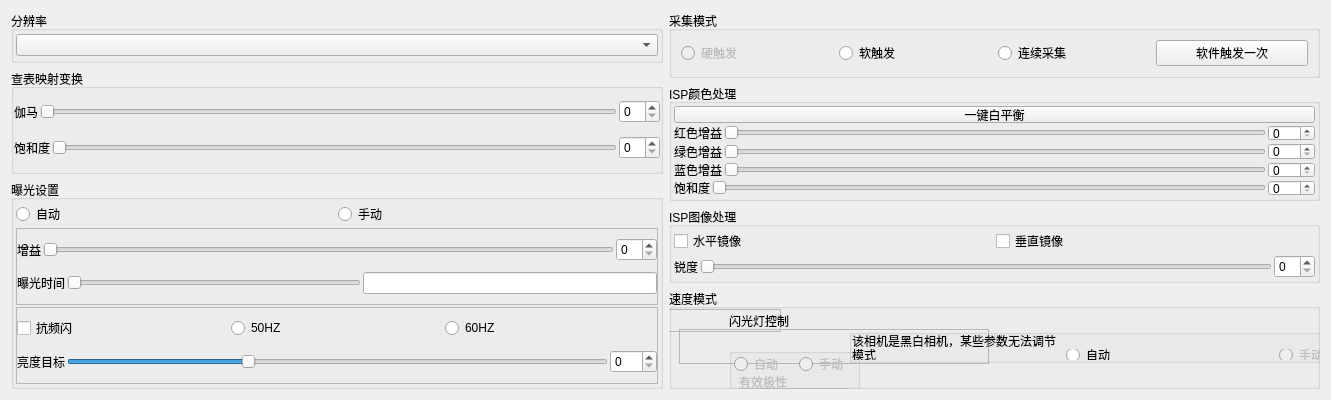
<?xml version="1.0" encoding="UTF-8"?>
<ui version="4.0">
 <class>MVCAMFullSettingsWidget</class>
 <widget class="QWidget" name="MVCAMFullSettingsWidget">
  <property name="geometry">
   <rect>
    <x>0</x>
    <y>0</y>
    <width>1331</width>
    <height>400</height>
   </rect>
  </property>
  <property name="minimumSize">
   <size>
    <width>596</width>
    <height>400</height>
   </size>
  </property>
  <property name="windowTitle">
   <string>MVCAMFullSettingsWidget</string>
  </property>
  <layout class="QHBoxLayout" name="horizontalLayout_15">
   <item>
    <layout class="QVBoxLayout" name="verticalLayout_2" stretch="1,2,4">
     <item>
      <widget class="QGroupBox" name="groupBox_6">
       <property name="title">
        <string>分辨率</string>
       </property>
       <layout class="QVBoxLayout" name="verticalLayout_6">
        <property name="spacing">
         <number>2</number>
        </property>
        <property name="leftMargin">
         <number>2</number>
        </property>
        <property name="topMargin">
         <number>2</number>
        </property>
        <property name="rightMargin">
         <number>2</number>
        </property>
        <property name="bottomMargin">
         <number>2</number>
        </property>
        <item>
         <widget class="QComboBox" name="res_combobox"/>
        </item>
       </layout>
      </widget>
     </item>
     <item>
      <widget class="QGroupBox" name="groupBox_4">
       <property name="title">
        <string>查表映射变换</string>
       </property>
       <layout class="QVBoxLayout" name="verticalLayout_3">
        <property name="spacing">
         <number>2</number>
        </property>
        <property name="leftMargin">
         <number>0</number>
        </property>
        <property name="topMargin">
         <number>0</number>
        </property>
        <property name="rightMargin">
         <number>0</number>
        </property>
        <property name="bottomMargin">
         <number>0</number>
        </property>
        <item>
         <layout class="QHBoxLayout" name="horizontalLayout_11">
          <item>
           <widget class="QLabel" name="label">
            <property name="text">
             <string>伽马</string>
            </property>
           </widget>
          </item>
          <item>
           <widget class="QSlider" name="gamma_horizontalSlider">
            <property name="orientation">
             <enum>Qt::Horizontal</enum>
            </property>
           </widget>
          </item>
          <item>
           <widget class="QSpinBox" name="spinBox_gamma"/>
          </item>
         </layout>
        </item>
        <item>
         <layout class="QHBoxLayout" name="horizontalLayout_12">
          <item>
           <widget class="QLabel" name="label_2">
            <property name="text">
             <string>饱和度</string>
            </property>
           </widget>
          </item>
          <item>
           <widget class="QSlider" name="contrast_horizontalSlider">
            <property name="orientation">
             <enum>Qt::Horizontal</enum>
            </property>
           </widget>
          </item>
          <item>
           <widget class="QSpinBox" name="spinBox_contrast"/>
          </item>
         </layout>
        </item>
       </layout>
      </widget>
     </item>
     <item>
      <widget class="QGroupBox" name="groupBox_16">
       <property name="title">
        <string>曝光设置</string>
       </property>
       <layout class="QVBoxLayout" name="verticalLayout_4">
        <property name="spacing">
         <number>2</number>
        </property>
        <property name="leftMargin">
         <number>2</number>
        </property>
        <property name="topMargin">
         <number>2</number>
        </property>
        <property name="rightMargin">
         <number>2</number>
        </property>
        <property name="bottomMargin">
         <number>2</number>
        </property>
        <item>
         <layout class="QHBoxLayout" name="horizontalLayout_6">
          <item>
           <widget class="QRadioButton" name="exposure_mode_auto">
            <property name="text">
             <string>自动</string>
            </property>
           </widget>
          </item>
          <item>
           <widget class="QRadioButton" name="exposure_mode_manual">
            <property name="text">
             <string>手动</string>
            </property>
           </widget>
          </item>
         </layout>
        </item>
        <item>
         <widget class="QFrame" name="exposure_manual">
          <property name="frameShape">
           <enum>QFrame::StyledPanel</enum>
          </property>
          <property name="frameShadow">
           <enum>QFrame::Raised</enum>
          </property>
          <layout class="QVBoxLayout" name="verticalLayout_8">
           <property name="spacing">
            <number>2</number>
           </property>
           <property name="leftMargin">
            <number>0</number>
           </property>
           <property name="topMargin">
            <number>0</number>
           </property>
           <property name="rightMargin">
            <number>0</number>
           </property>
           <property name="bottomMargin">
            <number>0</number>
           </property>
           <item>
            <layout class="QHBoxLayout" name="horizontalLayout_9">
             <item>
              <widget class="QLabel" name="label_4">
               <property name="text">
                <string>增益</string>
               </property>
              </widget>
             </item>
             <item>
              <widget class="QSlider" name="horizontalSlider_gain">
               <property name="orientation">
                <enum>Qt::Horizontal</enum>
               </property>
              </widget>
             </item>
             <item>
              <widget class="QSpinBox" name="spinBox_gain"/>
             </item>
            </layout>
           </item>
           <item>
            <layout class="QHBoxLayout" name="horizontalLayout_10">
             <item>
              <widget class="QLabel" name="label_5">
               <property name="text">
                <string>曝光时间</string>
               </property>
              </widget>
             </item>
             <item>
              <widget class="QSlider" name="horizontalSlider_exposure_time">
               <property name="orientation">
                <enum>Qt::Horizontal</enum>
               </property>
              </widget>
             </item>
             <item>
              <widget class="QLineEdit" name="lineEdit_exposure_time"/>
             </item>
            </layout>
           </item>
          </layout>
         </widget>
        </item>
        <item>
         <widget class="QFrame" name="exposure_auto">
          <property name="frameShape">
           <enum>QFrame::StyledPanel</enum>
          </property>
          <property name="frameShadow">
           <enum>QFrame::Raised</enum>
          </property>
          <layout class="QVBoxLayout" name="verticalLayout_9">
           <property name="spacing">
            <number>2</number>
           </property>
           <property name="leftMargin">
            <number>0</number>
           </property>
           <property name="topMargin">
            <number>0</number>
           </property>
           <property name="rightMargin">
            <number>0</number>
           </property>
           <property name="bottomMargin">
            <number>0</number>
           </property>
           <item>
            <layout class="QHBoxLayout" name="horizontalLayout_8">
             <item>
              <widget class="QCheckBox" name="flicker_checkBox">
               <property name="text">
                <string>抗频闪</string>
               </property>
              </widget>
             </item>
             <item>
              <widget class="QRadioButton" name="radioButton_50HZ">
               <property name="text">
                <string>50HZ</string>
               </property>
              </widget>
             </item>
             <item>
              <widget class="QRadioButton" name="radioButton_60HZ">
               <property name="text">
                <string>60HZ</string>
               </property>
              </widget>
             </item>
            </layout>
           </item>
           <item>
            <layout class="QHBoxLayout" name="horizontalLayout_7">
             <item>
              <widget class="QLabel" name="label_3">
               <property name="text">
                <string>亮度目标</string>
               </property>
              </widget>
             </item>
             <item>
              <widget class="QSlider" name="AE_horizontalSlider">
               <property name="maximum">
                <number>300</number>
               </property>
               <property name="value">
                <number>99</number>
               </property>
               <property name="orientation">
                <enum>Qt::Horizontal</enum>
               </property>
              </widget>
             </item>
             <item>
              <widget class="QSpinBox" name="AE_spinBox">
               <property name="maximum">
                <number>300</number>
               </property>
              </widget>
             </item>
            </layout>
           </item>
          </layout>
         </widget>
        </item>
       </layout>
      </widget>
     </item>
    </layout>
   </item>
   <item>
    <layout class="QVBoxLayout" name="verticalLayout_7" stretch="1,4,2,0">
     <item>
      <widget class="QGroupBox" name="groupBox_9">
       <property name="title">
        <string>采集模式</string>
       </property>
       <layout class="QHBoxLayout" name="horizontalLayout_16">
        <item>
         <widget class="QRadioButton" name="radioButton_trigger_hardware">
          <property name="enabled">
           <bool>false</bool>
          </property>
          <property name="text">
           <string>硬触发</string>
          </property>
         </widget>
        </item>
        <item>
         <widget class="QRadioButton" name="radioButton_software_trigger">
          <property name="text">
           <string>软触发</string>
          </property>
         </widget>
        </item>
        <item>
         <widget class="QRadioButton" name="radioButton_collect">
          <property name="text">
           <string>连续采集</string>
          </property>
         </widget>
        </item>
        <item>
         <widget class="QPushButton" name="software_trigger_once_button">
          <property name="text">
           <string>软件触发一次</string>
          </property>
         </widget>
        </item>
       </layout>
      </widget>
     </item>
     <item>
      <widget class="QGroupBox" name="group_wb">
       <property name="title">
        <string>ISP颜色处理</string>
       </property>
       <layout class="QVBoxLayout" name="verticalLayout" stretch="1,1,1,1,1">
        <property name="spacing">
         <number>2</number>
        </property>
        <property name="leftMargin">
         <number>2</number>
        </property>
        <property name="topMargin">
         <number>2</number>
        </property>
        <property name="rightMargin">
         <number>2</number>
        </property>
        <property name="bottomMargin">
         <number>2</number>
        </property>
        <item>
         <widget class="QPushButton" name="AWB_once_button">
          <property name="text">
           <string>一键白平衡</string>
          </property>
         </widget>
        </item>
        <item>
         <layout class="QHBoxLayout" name="horizontalLayout_2">
          <item>
           <widget class="QLabel" name="label_9">
            <property name="text">
             <string>红色增益</string>
            </property>
           </widget>
          </item>
          <item>
           <widget class="QSlider" name="horizontalSlider_gain_r">
            <property name="maximum">
             <number>400</number>
            </property>
            <property name="pageStep">
             <number>10</number>
            </property>
            <property name="orientation">
             <enum>Qt::Horizontal</enum>
            </property>
           </widget>
          </item>
          <item>
           <widget class="QSpinBox" name="spinBox_gain_r">
            <property name="maximum">
             <number>400</number>
            </property>
           </widget>
          </item>
         </layout>
        </item>
        <item>
         <layout class="QHBoxLayout" name="horizontalLayout_3">
          <item>
           <widget class="QLabel" name="label_10">
            <property name="text">
             <string>绿色增益</string>
            </property>
           </widget>
          </item>
          <item>
           <widget class="QSlider" name="horizontalSlider_gain_g">
            <property name="maximum">
             <number>400</number>
            </property>
            <property name="orientation">
             <enum>Qt::Horizontal</enum>
            </property>
           </widget>
          </item>
          <item>
           <widget class="QSpinBox" name="spinBox_gain_g">
            <property name="maximum">
             <number>400</number>
            </property>
           </widget>
          </item>
         </layout>
        </item>
        <item>
         <layout class="QHBoxLayout" name="horizontalLayout_4">
          <item>
           <widget class="QLabel" name="label_11">
            <property name="text">
             <string>蓝色增益</string>
            </property>
           </widget>
          </item>
          <item>
           <widget class="QSlider" name="horizontalSlider_gain_b">
            <property name="maximum">
             <number>400</number>
            </property>
            <property name="orientation">
             <enum>Qt::Horizontal</enum>
            </property>
           </widget>
          </item>
          <item>
           <widget class="QSpinBox" name="spinBox_gain_b">
            <property name="maximum">
             <number>400</number>
            </property>
           </widget>
          </item>
         </layout>
        </item>
        <item>
         <layout class="QHBoxLayout" name="horizontalLayout_5">
          <item>
           <widget class="QLabel" name="label_12">
            <property name="text">
             <string>饱和度</string>
            </property>
           </widget>
          </item>
          <item>
           <widget class="QSlider" name="horizontalSlider_saturation">
            <property name="maximum">
             <number>200</number>
            </property>
            <property name="orientation">
             <enum>Qt::Horizontal</enum>
            </property>
           </widget>
          </item>
          <item>
           <widget class="QSpinBox" name="spinBox_saturation">
            <property name="maximum">
             <number>200</number>
            </property>
           </widget>
          </item>
         </layout>
        </item>
       </layout>
      </widget>
     </item>
     <item>
      <widget class="QGroupBox" name="groupBox_2">
       <property name="title">
        <string>ISP图像处理</string>
       </property>
       <layout class="QVBoxLayout" name="verticalLayout_5">
        <property name="spacing">
         <number>2</number>
        </property>
        <property name="leftMargin">
         <number>2</number>
        </property>
        <property name="topMargin">
         <number>2</number>
        </property>
        <property name="rightMargin">
         <number>2</number>
        </property>
        <property name="bottomMargin">
         <number>2</number>
        </property>
        <item>
         <layout class="QHBoxLayout" name="horizontalLayout_13">
          <item>
           <widget class="QCheckBox" name="checkBox_isp_h">
            <property name="text">
             <string>水平镜像</string>
            </property>
           </widget>
          </item>
          <item>
           <widget class="QCheckBox" name="checkBox_isp_v">
            <property name="text">
             <string>垂直镜像</string>
            </property>
           </widget>
          </item>
         </layout>
        </item>
        <item>
         <layout class="QHBoxLayout" name="horizontalLayout_14">
          <item>
           <widget class="QLabel" name="label_6">
            <property name="text">
             <string>锐度</string>
            </property>
           </widget>
          </item>
          <item>
           <widget class="QSlider" name="horizontalSlider_isp_acutance">
            <property name="orientation">
             <enum>Qt::Horizontal</enum>
            </property>
           </widget>
          </item>
          <item>
           <widget class="QSpinBox" name="spinBox_isp_acutance"/>
          </item>
         </layout>
        </item>
       </layout>
      </widget>
     </item>
     <item>
      <widget class="QGroupBox" name="groupBox_speed">
       <property name="minimumSize">
        <size>
         <width>0</width>
         <height>100</height>
        </size>
       </property>
       <property name="maximumSize">
        <size>
         <width>16777215</width>
         <height>200</height>
        </size>
       </property>
       <property name="title">
        <string>速度模式</string>
       </property>
       <widget class="QFrame" name="frame_speed">
        <property name="geometry">
         <rect>
          <x>10</x>
          <y>40</y>
          <width>310</width>
          <height>35</height>
         </rect>
        </property>
        <property name="frameShape">
         <enum>QFrame::StyledPanel</enum>
        </property>
        <property name="frameShadow">
         <enum>QFrame::Raised</enum>
        </property>
       </widget>
       <widget class="QGroupBox" name="groupBox">
        <property name="enabled">
         <bool>false</bool>
        </property>
        <property name="geometry">
         <rect>
          <x>-20</x>
          <y>110</y>
          <width>652</width>
          <height>78</height>
         </rect>
        </property>
        <property name="title">
         <string/>
        </property>
        <widget class="QRadioButton" name="radioButton_B">
         <property name="geometry">
          <rect>
           <x>70</x>
           <y>12</y>
           <width>40</width>
           <height>20</height>
          </rect>
         </property>
         <property name="text">
          <string>B</string>
         </property>
        </widget>
        <widget class="QRadioButton" name="radioButton_A">
         <property name="geometry">
          <rect>
           <x>20</x>
           <y>12</y>
           <width>40</width>
           <height>20</height>
          </rect>
         </property>
         <property name="text">
          <string>A</string>
         </property>
        </widget>
        <widget class="QRadioButton" name="radioButton_C">
         <property name="geometry">
          <rect>
           <x>20</x>
           <y>40</y>
           <width>40</width>
           <height>20</height>
          </rect>
         </property>
         <property name="text">
          <string>C</string>
         </property>
        </widget>
        <widget class="QPushButton" name="pushButton_para_save">
         <property name="geometry">
          <rect>
           <x>120</x>
           <y>10</y>
           <width>70</width>
           <height>25</height>
          </rect>
         </property>
         <property name="text">
          <string>保存</string>
         </property>
        </widget>
        <widget class="QPushButton" name="pushButton_para_acquiesce">
         <property name="geometry">
          <rect>
           <x>190</x>
           <y>10</y>
           <width>70</width>
           <height>25</height>
          </rect>
         </property>
         <property name="text">
          <string>默认</string>
         </property>
        </widget>
        <widget class="QPushButton" name="pushButton_para_load">
         <property name="geometry">
          <rect>
           <x>120</x>
           <y>40</y>
           <width>140</width>
           <height>25</height>
          </rect>
         </property>
         <property name="text">
          <string>从文件中加载</string>
         </property>
        </widget>
        <widget class="QRadioButton" name="radioButton_D">
         <property name="geometry">
          <rect>
           <x>70</x>
           <y>42</y>
           <width>40</width>
           <height>20</height>
          </rect>
         </property>
         <property name="text">
          <string>D</string>
         </property>
        </widget>
       </widget>
       <widget class="QGroupBox" name="groupBox_3">
        <property name="geometry">
         <rect>
          <x>180</x>
          <y>40</y>
          <width>645</width>
          <height>34</height>
         </rect>
        </property>
        <property name="title">
         <string/>
        </property>
        <layout class="QVBoxLayout" name="verticalLayout_10">
         <property name="spacing">
          <number>2</number>
         </property>
         <property name="leftMargin">
          <number>0</number>
         </property>
         <property name="topMargin">
          <number>0</number>
         </property>
         <property name="rightMargin">
          <number>0</number>
         </property>
         <property name="bottomMargin">
          <number>0</number>
         </property>
         <item>
          <widget class="QLabel" name="label_7">
           <property name="text">
            <string>该相机是黑白相机，某些参数无法调节</string>
           </property>
          </widget>
         </item>
         <item>
          <layout class="QHBoxLayout" name="horizontalLayout">
           <item>
            <widget class="QLabel" name="label_8">
             <property name="text">
              <string>模式</string>
             </property>
            </widget>
           </item>
           <item>
            <widget class="QRadioButton" name="radioButton_AWB_auto">
             <property name="text">
              <string>自动</string>
             </property>
            </widget>
           </item>
           <item>
            <widget class="QRadioButton" name="radioButton_13">
             <property name="enabled">
              <bool>false</bool>
             </property>
             <property name="text">
              <string>手动</string>
             </property>
            </widget>
           </item>
          </layout>
         </item>
        </layout>
       </widget>
       <widget class="QFrame" name="flashlight">
        <property name="geometry">
         <rect>
          <x>-10</x>
          <y>20</y>
          <width>122</width>
          <height>23</height>
         </rect>
        </property>
        <property name="frameShape">
         <enum>QFrame::StyledPanel</enum>
        </property>
        <property name="frameShadow">
         <enum>QFrame::Raised</enum>
        </property>
       </widget>
       <widget class="QWidget" name="">
        <property name="geometry">
         <rect>
          <x>60</x>
          <y>10</y>
          <width>131</width>
          <height>91</height>
         </rect>
        </property>
        <layout class="QVBoxLayout" name="verticalLayout_11">
         <item>
          <widget class="QLabel" name="label_27">
           <property name="text">
            <string>闪光灯控制</string>
           </property>
          </widget>
         </item>
         <item>
          <widget class="QGroupBox" name="groupBox_7">
           <property name="enabled">
            <bool>false</bool>
           </property>
           <property name="title">
            <string/>
           </property>
           <widget class="QFrame" name="flashlight_polarity">
            <property name="geometry">
             <rect>
              <x>10</x>
              <y>40</y>
              <width>110</width>
              <height>30</height>
             </rect>
            </property>
            <property name="frameShape">
             <enum>QFrame::StyledPanel</enum>
            </property>
            <property name="frameShadow">
             <enum>QFrame::Raised</enum>
            </property>
           </widget>
           <widget class="QGroupBox" name="groupBox_8">
            <property name="geometry">
             <rect>
              <x>10</x>
              <y>40</y>
              <width>110</width>
              <height>30</height>
             </rect>
            </property>
            <property name="title">
             <string/>
            </property>
            <widget class="QRadioButton" name="flashlight_h">
             <property name="geometry">
              <rect>
               <x>10</x>
               <y>5</y>
               <width>40</width>
               <height>22</height>
              </rect>
             </property>
             <property name="text">
              <string>高</string>
             </property>
            </widget>
            <widget class="QRadioButton" name="flashlight_l">
             <property name="geometry">
              <rect>
               <x>60</x>
               <y>5</y>
               <width>50</width>
               <height>22</height>
              </rect>
             </property>
             <property name="text">
              <string>低</string>
             </property>
            </widget>
           </widget>
           <widget class="QLabel" name="label_26">
            <property name="geometry">
             <rect>
              <x>10</x>
              <y>25</y>
              <width>62</width>
              <height>17</height>
             </rect>
            </property>
            <property name="text">
             <string>有效极性</string>
            </property>
           </widget>
           <widget class="QRadioButton" name="flashlight_auto">
            <property name="geometry">
             <rect>
              <x>5</x>
              <y>5</y>
              <width>55</width>
              <height>22</height>
             </rect>
            </property>
            <property name="text">
             <string>自动</string>
            </property>
           </widget>
           <widget class="QRadioButton" name="flashlight_manual">
            <property name="geometry">
             <rect>
              <x>70</x>
              <y>5</y>
              <width>55</width>
              <height>22</height>
             </rect>
            </property>
            <property name="text">
             <string>手动</string>
            </property>
           </widget>
          </widget>
         </item>
        </layout>
       </widget>
      </widget>
     </item>
    </layout>
   </item>
  </layout>
 </widget>
 <resources/>
 <connections/>
</ui>
